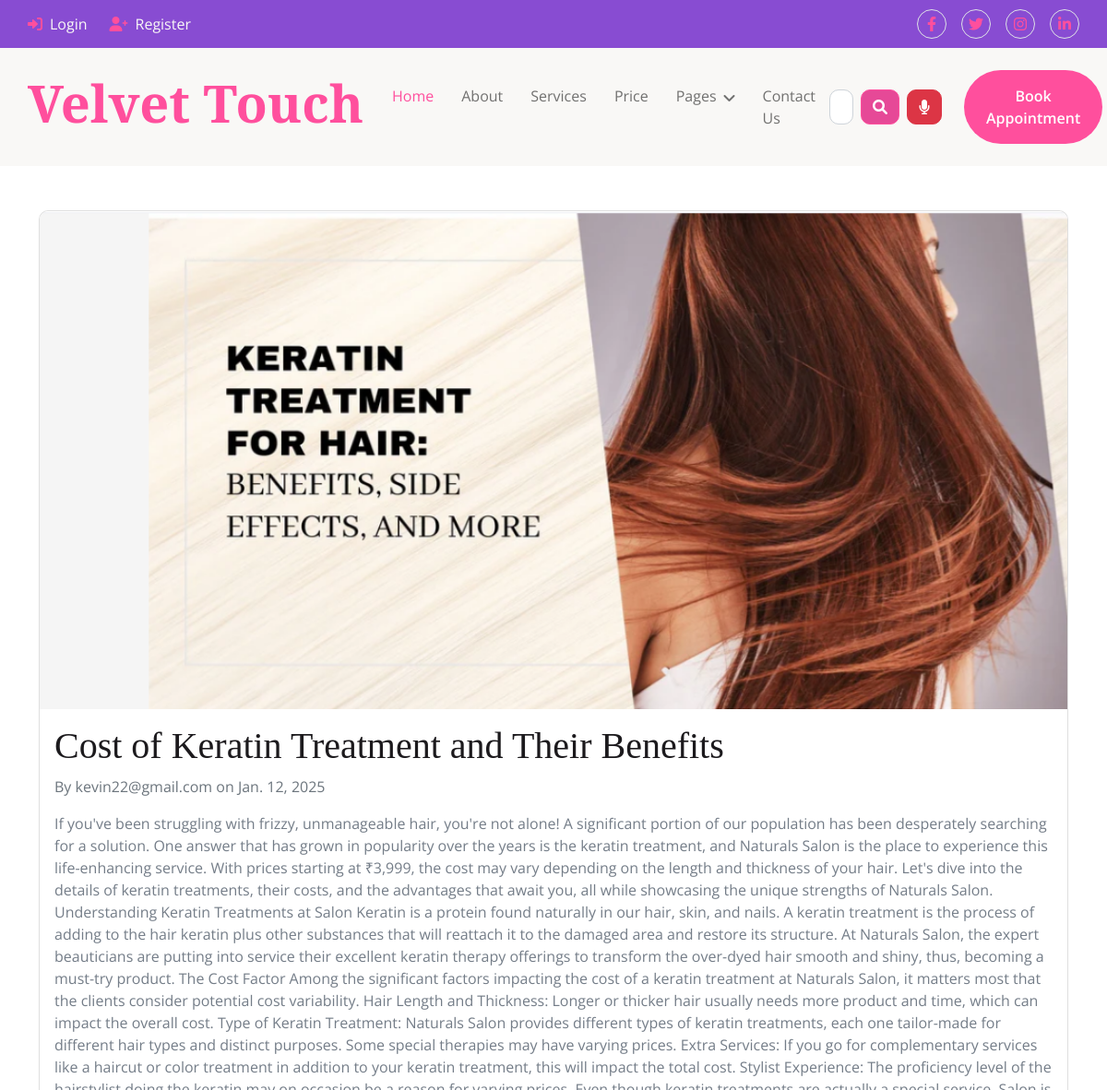
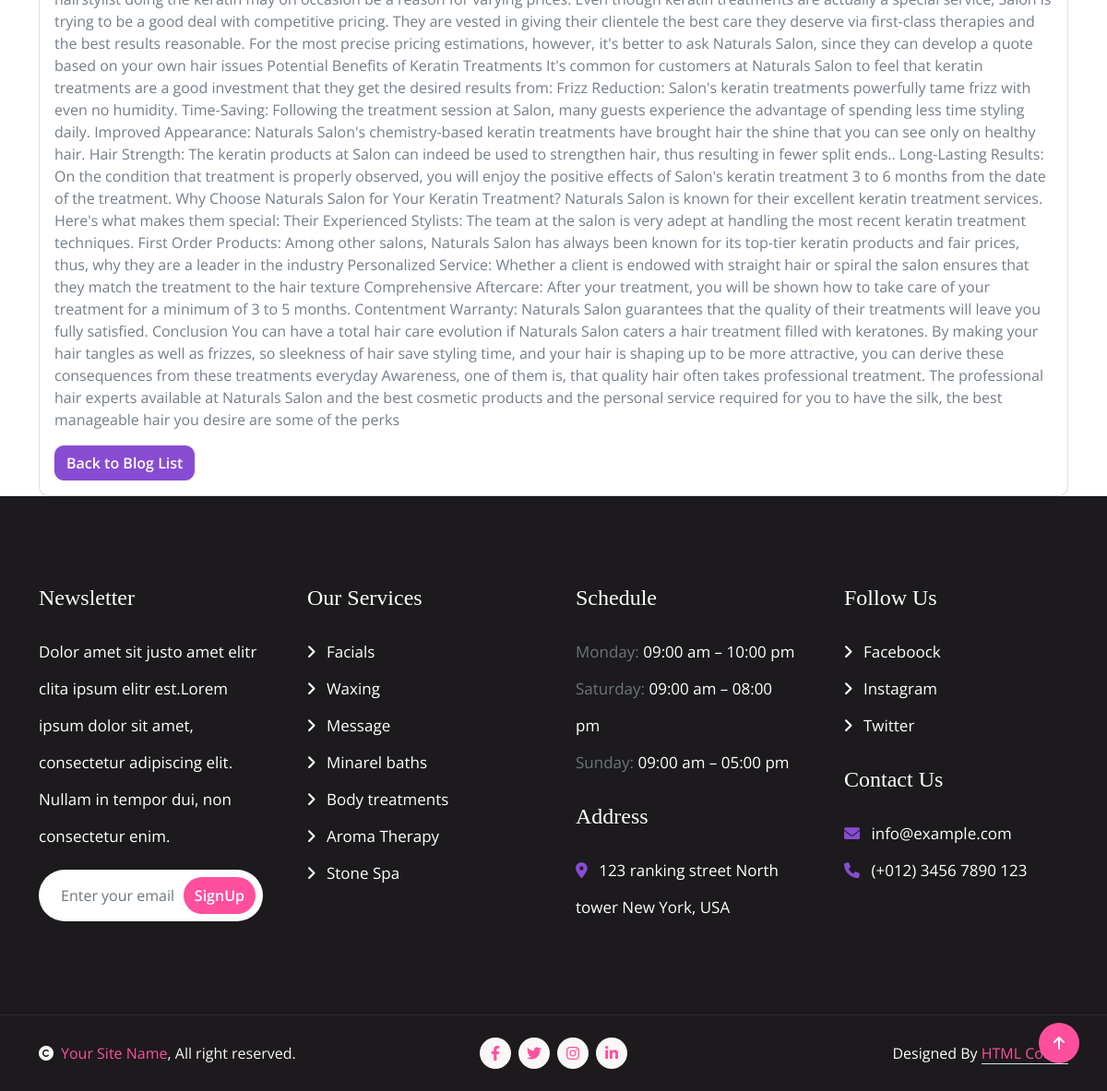
/blog/post/6/, run on the app's committed database (2 pictures, top to bottom).
### blog/models.py (models this page shows, shortened)
class Blog(models.Model):
    title = models.CharField(max_length=200)
    content = RichTextField()
    author = models.ForeignKey(settings.AUTH_USER_MODEL, on_delete=models.CASCADE)
    created_date = models.DateTimeField(default=timezone.now)
    published_date = models.DateTimeField(blank=True, null=True)
    image = models.ImageField(upload_to='blog_images/', blank=True, null=True)
    class Meta:
        ordering = ['-created_date']

### userauths/models.py (models this page shows)
class User(AbstractUser):
    full_name = models.CharField(max_length=500, null=True, blank=True)
    username = models.CharField(max_length=500, unique=True)
    email = models.EmailField(max_length=500, unique=True)
    phone = models.CharField(max_length=100, null=True, blank=True)
    gender = models.CharField(max_length=20, choices=GENDER, default="Other")
    otp = models.CharField(max_length=100, null=True, blank=True)
    USERNAME_FIELD = 'email'
    REQUIRED_FIELDS = ['username']
    objects = CustomUserManager()
    def __str__(self):
        return self.email

### blog/views.py (the view)
# urls.py: path('post/<int:pk>/', views.blog_detail, name='blog_detail'),
def blog_detail(request, pk):
    blog = get_object_or_404(Blog, pk=pk)
    return render(request, 'blog/blog_detail.html', {'blog': blog})

### templates/blog/blog_detail.html (shortened to what this page needs)
{% extends 'partials/base.html' %}
{% load static %}
{% block content %}
<div class="container mt-5">
    <div class="card">
        {% if blog.image %}
        <img src="{{ blog.image.url }}" class="card-img-top" alt="{{ blog.title }}">
        {% endif %}
        <div class="card-body">
            <h1 class="card-title">{{ blog.title }}</h1>
            <p class="text-muted">By {{ blog.author }} on {{ blog.published_date|date }}</p>
            <div class="card-text">
                {{ blog.content|safe }}
            </div>
            <a href="{% url 'blog:blog_list' %}" class="btn btn-secondary mt-3">Back to Blog List</a>
        </div>
    </div>
</div>
{% endblock %}

### static/css/style.css (style rules this page uses)
.btn { font-weight: 600; transition: .5s; }

### data on the page
Blog: image (picture), title "Cost of Keratin Treatment and Their Benefits", author "kevin22@gmail.com", published_date "Jan. 12, 2025", content "If you've been struggling with frizzy, unmanageable hair, you're not alone! A significant portion of our population has been desperately searching for a solution. One answer that has grown in popularity over the years is the keratin treatment, and Naturals Salon is the place to experience this life-enhancing service. With prices starting at ₹3,999, the cost may vary depending on the length and thickness of your hair. Let's dive into the details of keratin treatments, their costs, and the advantages that await you, all while showcasing the unique strengths of Naturals Salon. Understanding Keratin Treatments at Salon Keratin is a protein found naturally in our hair, skin, and nails. A keratin…"
